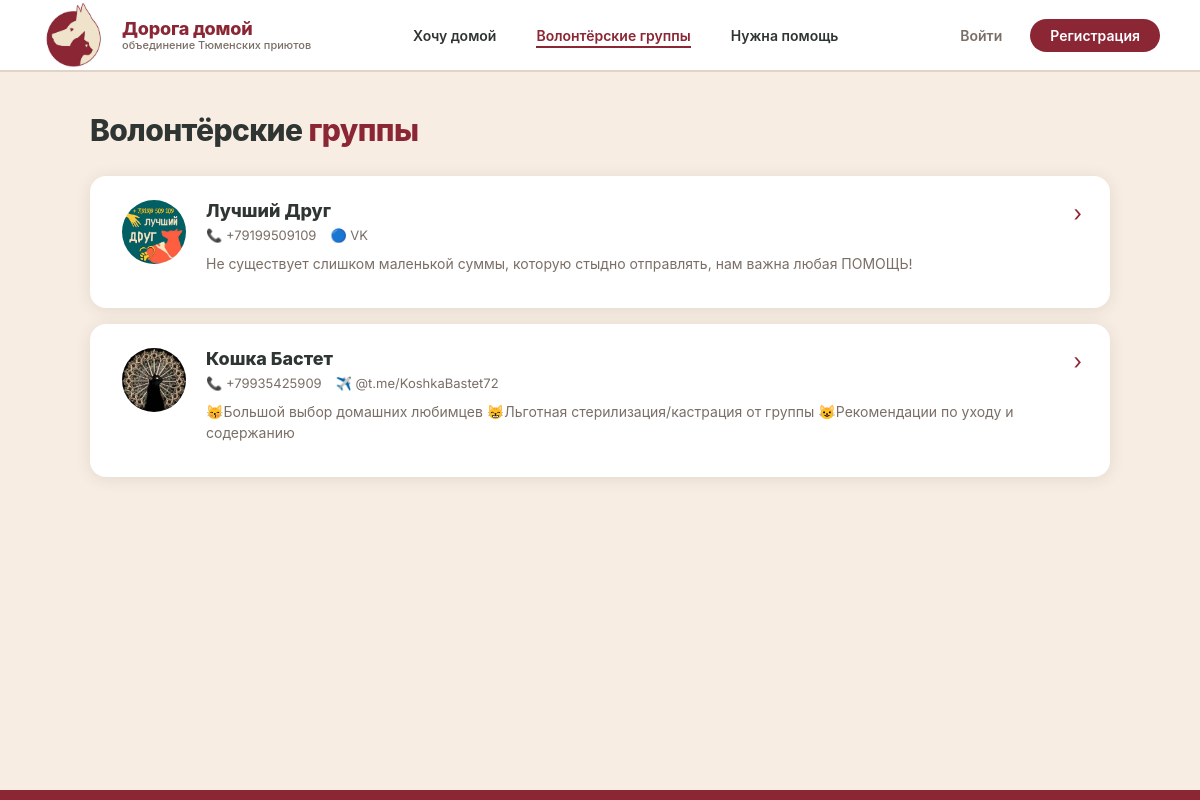
/users/groups/, run on the app's committed database.
### users/models.py (models this page shows, shortened)
class User(AbstractUser):
    username = models.CharField(
        max_length=150,
        unique=True
    )
    ROLE_CHOICES = [
        ("user", "Население"),
        ("shelter", "Приют"),
    ]
    email = models.EmailField(
        verbose_name="Email",
        blank=True,
        null=True,
    )
    name = models.CharField(
        max_length=UserFieldLength.NAME,
        verbose_name="Имя",
    )
    surname = models.CharField(
        max_length=UserFieldLength.SURNAME,
        verbose_name="Фамилия",
    )
    avatar = models.ImageField(
        upload_to="avatars/",
        verbose_name="Аватарка",
        blank=True,
        null=True,
    )
    role = models.CharField(
        max_length=20,
        choices=ROLE_CHOICES,
        default="user"
    )
    phone = models.CharField(
        unique=True,
        max_length=UserFieldLength.PHONE,
        verbose_name="Телефон",
        blank=True,
        null=True,
    )
    vk = models.URLField(
        blank=True,
        verbose_name="Ссылка VK",
    )
    telegram = models.CharField(
        max_length=33,
        blank=True,
        verbose_name="Telegram",
    )
    about = models.TextField(
        blank=True,
        null=True,
        verbose_name="О себе",
    )
    favorites = models.ManyToManyField(
        "animals.Animal",
        related_name="interested_users",
        blank=True,
        verbose_name="Избранные животные",
    )
    USERNAME_FIELD = "username"
    REQUIRED_FIELDS = ["email", "name", "surname"]
    objects = UserManager()
    class Meta:
        verbose_name = "Пользователь"
        verbose_name_plural = "Пользователи"
        ordering = ["-date_joined"]

### users/views.py (the view)
# urls.py: path("groups/", GroupListView.as_view(), name="group_list"),
class GroupListView(ListView):
    model = User
    template_name = "users/group_list.html"
    context_object_name = "groups"
    paginate_by = 10
    def get_queryset(self):
        return User.objects.filter(role="shelter").order_by("-date_joined")

### users/templates/users/group_list.html (shortened to what this page needs)
{% extends "base.html" %}
{% block nav_groups %}active{% endblock %}
{% block content %}
<div class="page page--medium">
  <div class="list-header">
    <h1>Волонтёрские <span style="color:var(--red);">группы</span></h1>
  </div>
  {% if groups %}
    <div class="group-list">
      {% for group in groups %}
        <a href="{% url 'users:user_detail' group.id %}" class="group-card" style="text-decoration:none;">
          {% if group.avatar %}
            <img class="group-card__avatar" src="{{ group.avatar.url }}" alt="" />
          {% else %}
            <div class="avatar-circle group-card__avatar" style="font-size:24px;width:64px;height:64px;">
              {{ group.name|first|upper }}
            </div>
          {% endif %}
          <div class="group-card__body">
            <div class="group-card__name">
              {% if group.name %}{{ group.name }} {{ group.surname }}{% else %}{{ group.username }}{% endif %}
            </div>
            <div class="group-card__contacts">
              {% if group.phone %}<span>📞 {{ group.phone }}</span>{% endif %}
              {% if group.telegram %}<span>✈️ @{{ group.telegram }}</span>{% endif %}
              {% if group.vk %}<span>🔵 VK</span>{% endif %}
            </div>
            {% if group.about %}
              <div style="font-size:14px;color:var(--muted);line-height:1.5;margin-bottom:10px;">{{ group.about|truncatewords:20 }}</div>
            {% endif %}
          </div>
          <div style="flex-shrink:0;font-size:22px;color:var(--red);">›</div>
        </a>
      {% endfor %}
    </div>
  {% else %}
    <div class="empty-state">
      <div class="empty-state__icon">🤝</div>
      <h3>Групп пока нет</h3>
      <p>Зарегистрируйтесь как приют, чтобы появиться здесь</p>
    </div>
  {% endif %}
</div>
{% endblock %}

### templates/base.html (shortened to what this page needs)
{% load static %}
<!DOCTYPE html>
<html lang="ru">
<head>
  <link rel="stylesheet" href="{% static 'css/style.css' %}" />
</head>
<body style="display:flex; flex-direction:column; min-height:100vh;">
<header class="header">
  <div class="header__inner">
    <a href="{% url 'home' %}" class="header__logo">
      <div class="header__logo-icon">
        <img src="{% static 'img/logo.jpg' %}">
      </div>
      <div class="header__logo-text">
        <div class="header__logo-title">
          Дорога домой
        </div>
        <div class="header__logo-sub">
          объединение Тюменских приютов
        </div>
      </div>
    </a>
    <nav class="header__nav">
      <a href="{% url 'animals:animal_list' %}" class="{% block nav_home %}{% endblock %}">Хочу домой</a>
      <a href="{% url 'users:group_list' %}" class="{% block nav_groups %}{% endblock %}">Волонтёрские группы</a>
      <a href="{% url 'events:event_list' %}" class="{% block nav_events %}{% endblock %}">Нужна помощь</a>
    </nav>
    <div class="header__user">
      {% if user.is_authenticated %}
        <a href="{% url 'users:user_detail' user.id %}" style="display:flex;align-items:center;gap:10px;">
          {% if user.avatar %}
            <img class="avatar-circle" src="{{ user.avatar.url }}" alt="{{ user.username }}" style="width:40px;height:40px;" />
          {% else %}
            <div class="avatar-circle" style="width:40px;height:40px;font-size:15px;">{{ user.name|first|upper }}</div>
          {% endif %}
          <span class="header__user-name">
            {% if user.name and user.surname %}{{ user.name }} {{ user.surname }}{% else %}{{ user.username }}{% endif %}
          </span>
        </a>
      {% else %}
        <div class="header__auth">
          <a href="{% url 'users:login' %}" class="ghost">Войти</a>
          <a href="{% url 'users:register' %}" class="cta">Регистрация</a>
        </div>
      {% endif %}
    </div>
  </div>
</header>
<main style="flex:1;">{% block content %}{% endblock %}</main>
<footer style="background:var(--red); height:10px; width:100%; flex-shrink:0;"></footer>
</body>
</html>

### static/css/style.css (style rules this page uses)
*, *::before, *::after { box-sizing: border-box; margin: 0; padding: 0; }
:root { --red: #8b2635; --red-dark:#6e1e29; --red-light:#b83347; --dark: #2e3532; --dark2: #1e2420; --cream: #f7ede2; --cream2: #efe4d8; --white: #ffffff; --muted: #7a6e66; --border: #e0d4c8; --shadow: 0 2px 16px rgba(46,53,50,.10); --shadow-h:0 6px 28px rgba(46,53,50,.18); --r: 16px; --r-sm: 10px; --r-pill: 50px; }
html { font-size: 16px; scroll-behavior: smooth; }
body { font-family: 'Inter', -apple-system, BlinkMacSystemFont, sans-serif; background: var(--cream); color: var(--dark); min-height: 100vh; }
a { text-decoration: none; color: inherit; }
img { max-width: 100%; display: block; }
.header { position: sticky; top: 0; z-index: 100; background: var(--white); border-bottom: 2px solid var(--border); height: 72px; display: flex; align-items: center; padding: 0 40px; }
.header__inner { width: 100%; max-width: 1400px; margin: 0 auto; display: flex; align-items: center; justify-content: space-between; gap: 24px; }
.header__logo { display: flex; align-items: center; gap: 12px; flex-shrink: 0; }
.header__logo-icon { width: 70px; height: 70px; background: var(--red); border-radius: 50%; display: flex; align-items: center; justify-content: center; overflow: hidden; flex-shrink: 0; }
.header__logo-icon { width: 70px; height: 70px; border-radius: 50%; overflow: hidden; display: flex; align-items: center; justify-content: center; background: transparent; flex-shrink: 0; }
.header__logo-icon img { width: 100%; height: 100%; object-fit: cover; display: block; }
.header__logo-text { line-height: 1.2; }
.header__logo-title { font-size: 18px; font-weight: 800; color: var(--red); letter-spacing: -.01em; }
.header__logo-sub { font-size: 11px; color: var(--muted); font-weight: 500; }
.header__nav { display: flex; align-items: center; gap: 4px; }
.header__nav a { padding: 8px 18px; font-size: 14px; font-weight: 600; color: var(--dark); border-radius: var(--r-pill); transition: background .15s, color .15s; white-space: nowrap; position: relative; }
.header__nav a::after { content: ''; position: absolute; bottom: 4px; left: 18px; right: 18px; height: 2px; background: var(--red); transform: scaleX(0); transition: transform .2s; }
.header__nav a:hover::after, .header__nav a.active::after { transform: scaleX(1); }
.header__nav a:hover, .header__nav a.active { color: var(--red); }
.header__user { display: flex; align-items: center; gap: 10px; flex-shrink: 0; }
.header__auth { display: flex; gap: 8px; align-items: center; }
.header__auth a { font-size: 14px; font-weight: 600; padding: 8px 20px; border-radius: var(--r-pill); transition: background .15s, color .15s; }
.header__auth a.ghost { color: var(--muted); }
.header__auth a.cta { background: var(--red); color: var(--white); }
.page { max-width: 1400px; margin: 0 auto; padding: 40px 40px; }
.page--medium { max-width: 1100px; }
.header__logo-icon img { width: 100%; height: 100%; object-fit: cover; }
.list-header { display: flex; align-items: center; justify-content: space-between; margin-bottom: 28px; gap: 16px; flex-wrap: wrap; }
.list-header h1 { font-size: 30px; font-weight: 800; letter-spacing: -.02em; }
.group-list { display: flex; flex-direction: column; gap: 16px; margin-bottom: 40px; }
.group-card { background: var(--white); border-radius: var(--r); padding: 24px 28px; box-shadow: var(--shadow); display: flex; gap: 20px; align-items: flex-start; transition: box-shadow .2s, transform .2s; border-left: 4px solid transparent; }
.group-card__avatar { width: 64px; height: 64px; border-radius: 50%; object-fit: cover; flex-shrink: 0; }
.group-card__body { flex: 1; }
.group-card__name { font-size: 18px; font-weight: 800; margin-bottom: 6px; }
.group-card__contacts { display: flex; gap: 14px; font-size: 13px; color: var(--muted); margin-bottom: 10px; flex-wrap: wrap; }

### data on the page
User: avatar (picture), name "Лучший", surname "Друг", phone "+79199509109", shows "🔵 VK", about "Не существует слишком маленькой суммы, которую стыдно отправлять, нам важна любая ПОМОЩЬ!"
User: avatar (picture), name "Кошка", surname "Бастет", phone "+79935425909", telegram "t.me/KoshkaBastet72", about "😽Большой выбор домашних любимцев 😸Льготная стерилизация/кастрация от группы 😺Рекомендации по уходу и содержанию"
